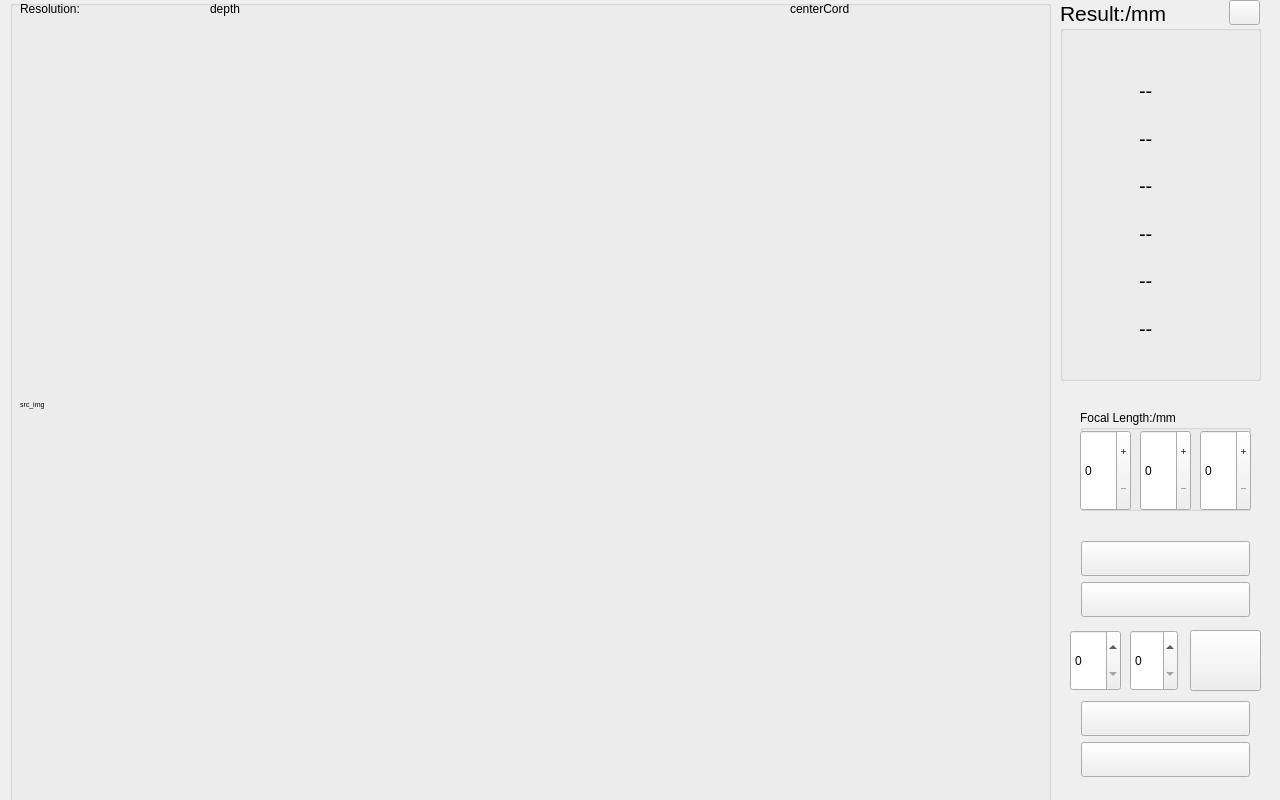
<?xml version="1.0" encoding="UTF-8"?>
<ui version="4.0">
 <class>MainWindow</class>
 <widget class="QMainWindow" name="MainWindow">
  <property name="geometry">
   <rect>
    <x>0</x>
    <y>0</y>
    <width>1280</width>
    <height>800</height>
   </rect>
  </property>
  <property name="minimumSize">
   <size>
    <width>1280</width>
    <height>800</height>
   </size>
  </property>
  <property name="maximumSize">
   <size>
    <width>1280</width>
    <height>810</height>
   </size>
  </property>
  <property name="windowTitle">
   <string>MainWindow</string>
  </property>
  <widget class="QWidget" name="centralWidget">
   <widget class="QGroupBox" name="groupBox">
    <property name="geometry">
     <rect>
      <x>1060</x>
      <y>0</y>
      <width>201</width>
      <height>381</height>
     </rect>
    </property>
    <property name="font">
     <font>
      <pointsize>16</pointsize>
     </font>
    </property>
    <property name="title">
     <string>Result:/mm</string>
    </property>
    <widget class="QWidget" name="layoutWidget">
     <property name="geometry">
      <rect>
       <x>68</x>
       <y>59</y>
       <width>161</width>
       <height>301</height>
      </rect>
     </property>
     <layout class="QVBoxLayout" name="verticalLayout">
      <item>
       <widget class="QLabel" name="showDX">
        <property name="font">
         <font>
          <pointsize>15</pointsize>
         </font>
        </property>
        <property name="text">
         <string>--</string>
        </property>
       </widget>
      </item>
      <item>
       <widget class="QLabel" name="showDY">
        <property name="font">
         <font>
          <pointsize>15</pointsize>
         </font>
        </property>
        <property name="text">
         <string>--</string>
        </property>
       </widget>
      </item>
      <item>
       <widget class="QLabel" name="showDZ">
        <property name="font">
         <font>
          <pointsize>15</pointsize>
         </font>
        </property>
        <property name="text">
         <string>--</string>
        </property>
       </widget>
      </item>
      <item>
       <widget class="QLabel" name="showAX">
        <property name="font">
         <font>
          <pointsize>15</pointsize>
         </font>
        </property>
        <property name="text">
         <string>--</string>
        </property>
       </widget>
      </item>
      <item>
       <widget class="QLabel" name="showAY">
        <property name="font">
         <font>
          <pointsize>15</pointsize>
         </font>
        </property>
        <property name="text">
         <string>--</string>
        </property>
       </widget>
      </item>
      <item>
       <widget class="QLabel" name="showAZ">
        <property name="font">
         <font>
          <pointsize>15</pointsize>
         </font>
        </property>
        <property name="text">
         <string>--</string>
        </property>
       </widget>
      </item>
     </layout>
    </widget>
    <widget class="QPushButton" name="shoot">
     <property name="geometry">
      <rect>
       <x>169</x>
       <y>0</y>
       <width>31</width>
       <height>25</height>
      </rect>
     </property>
     <property name="text">
      <string/>
     </property>
    </widget>
    <widget class="QLabel" name="lblX">
     <property name="geometry">
      <rect>
       <x>20</x>
       <y>70</y>
       <width>25</width>
       <height>25</height>
      </rect>
     </property>
     <property name="font">
      <font>
       <pointsize>20</pointsize>
      </font>
     </property>
     <property name="text">
      <string/>
     </property>
     <property name="pixmap">
      <pixmap resource="btn.qrc">:/new/btnPic/X.png</pixmap>
     </property>
     <property name="scaledContents">
      <bool>true</bool>
     </property>
     <property name="alignment">
      <set>Qt::AlignCenter</set>
     </property>
    </widget>
    <widget class="QLabel" name="lblY">
     <property name="geometry">
      <rect>
       <x>20</x>
       <y>120</y>
       <width>25</width>
       <height>25</height>
      </rect>
     </property>
     <property name="font">
      <font>
       <pointsize>20</pointsize>
      </font>
     </property>
     <property name="text">
      <string/>
     </property>
     <property name="pixmap">
      <pixmap resource="btn.qrc">:/new/btnPic/Y.png</pixmap>
     </property>
     <property name="scaledContents">
      <bool>true</bool>
     </property>
     <property name="alignment">
      <set>Qt::AlignCenter</set>
     </property>
    </widget>
    <widget class="QLabel" name="lblZ">
     <property name="geometry">
      <rect>
       <x>20</x>
       <y>170</y>
       <width>25</width>
       <height>25</height>
      </rect>
     </property>
     <property name="font">
      <font>
       <pointsize>20</pointsize>
      </font>
     </property>
     <property name="text">
      <string/>
     </property>
     <property name="pixmap">
      <pixmap resource="btn.qrc">:/new/btnPic/Z.png</pixmap>
     </property>
     <property name="scaledContents">
      <bool>true</bool>
     </property>
    </widget>
    <widget class="QLabel" name="lblAlpha">
     <property name="geometry">
      <rect>
       <x>20</x>
       <y>220</y>
       <width>25</width>
       <height>25</height>
      </rect>
     </property>
     <property name="text">
      <string/>
     </property>
     <property name="pixmap">
      <pixmap resource="btn.qrc">:/new/btnPic/sita.png</pixmap>
     </property>
     <property name="scaledContents">
      <bool>true</bool>
     </property>
     <property name="alignment">
      <set>Qt::AlignCenter</set>
     </property>
    </widget>
    <widget class="QLabel" name="lblBeta">
     <property name="geometry">
      <rect>
       <x>20</x>
       <y>270</y>
       <width>25</width>
       <height>25</height>
      </rect>
     </property>
     <property name="text">
      <string/>
     </property>
     <property name="pixmap">
      <pixmap resource="btn.qrc">:/new/btnPic/yaw.png</pixmap>
     </property>
     <property name="scaledContents">
      <bool>true</bool>
     </property>
     <property name="alignment">
      <set>Qt::AlignCenter</set>
     </property>
    </widget>
    <widget class="QLabel" name="lblGama">
     <property name="geometry">
      <rect>
       <x>20</x>
       <y>320</y>
       <width>25</width>
       <height>25</height>
      </rect>
     </property>
     <property name="text">
      <string/>
     </property>
     <property name="pixmap">
      <pixmap resource="btn.qrc">:/new/btnPic/phi.png</pixmap>
     </property>
     <property name="scaledContents">
      <bool>true</bool>
     </property>
     <property name="alignment">
      <set>Qt::AlignCenter</set>
     </property>
    </widget>
   </widget>
   <widget class="QGroupBox" name="groupBox_2">
    <property name="geometry">
     <rect>
      <x>1080</x>
      <y>410</y>
      <width>171</width>
      <height>101</height>
     </rect>
    </property>
    <property name="title">
     <string>Focal Length:/mm</string>
    </property>
    <widget class="QSpinBox" name="spinBox_3">
     <property name="geometry">
      <rect>
       <x>120</x>
       <y>20</y>
       <width>51</width>
       <height>81</height>
      </rect>
     </property>
     <property name="buttonSymbols">
      <enum>QAbstractSpinBox::PlusMinus</enum>
     </property>
     <property name="maximum">
      <number>9</number>
     </property>
    </widget>
    <widget class="QSpinBox" name="spinBox">
     <property name="geometry">
      <rect>
       <x>0</x>
       <y>20</y>
       <width>51</width>
       <height>81</height>
      </rect>
     </property>
     <property name="buttonSymbols">
      <enum>QAbstractSpinBox::PlusMinus</enum>
     </property>
     <property name="maximum">
      <number>9</number>
     </property>
    </widget>
    <widget class="QSpinBox" name="spinBox_2">
     <property name="geometry">
      <rect>
       <x>60</x>
       <y>20</y>
       <width>51</width>
       <height>81</height>
      </rect>
     </property>
     <property name="buttonSymbols">
      <enum>QAbstractSpinBox::PlusMinus</enum>
     </property>
     <property name="maximum">
      <number>9</number>
     </property>
    </widget>
   </widget>
   <widget class="QGroupBox" name="groupBox_3">
    <property name="geometry">
     <rect>
      <x>10</x>
      <y>0</y>
      <width>1041</width>
      <height>811</height>
     </rect>
    </property>
    <property name="title">
     <string/>
    </property>
    <widget class="myLabel" name="lblImg">
     <property name="geometry">
      <rect>
       <x>10</x>
       <y>20</y>
       <width>1024</width>
       <height>768</height>
      </rect>
     </property>
     <property name="minimumSize">
      <size>
       <width>1024</width>
       <height>768</height>
      </size>
     </property>
     <property name="maximumSize">
      <size>
       <width>1024</width>
       <height>768</height>
      </size>
     </property>
     <property name="font">
      <font>
       <pointsize>5</pointsize>
      </font>
     </property>
     <property name="text">
      <string>src_img</string>
     </property>
    </widget>
    <widget class="QWidget" name="layoutWidget">
     <property name="geometry">
      <rect>
       <x>980</x>
       <y>0</y>
       <width>62</width>
       <height>22</height>
      </rect>
     </property>
     <layout class="QHBoxLayout" name="horizontalLayout">
      <item>
       <widget class="QLabel" name="label">
        <property name="font">
         <font>
          <pointsize>11</pointsize>
          <weight>75</weight>
          <bold>true</bold>
         </font>
        </property>
        <property name="text">
         <string>FPS: </string>
        </property>
       </widget>
      </item>
      <item>
       <widget class="QLabel" name="lblFPS">
        <property name="font">
         <font>
          <pointsize>11</pointsize>
          <weight>75</weight>
          <bold>true</bold>
         </font>
        </property>
        <property name="text">
         <string>0</string>
        </property>
       </widget>
      </item>
     </layout>
    </widget>
    <widget class="QLabel" name="lblResolution">
     <property name="geometry">
      <rect>
       <x>10</x>
       <y>0</y>
       <width>171</width>
       <height>17</height>
      </rect>
     </property>
     <property name="text">
      <string>Resolution:</string>
     </property>
    </widget>
    <widget class="QLabel" name="centerCord">
     <property name="geometry">
      <rect>
       <x>780</x>
       <y>0</y>
       <width>141</width>
       <height>17</height>
      </rect>
     </property>
     <property name="text">
      <string>centerCord</string>
     </property>
    </widget>
    <widget class="QLabel" name="lbldepth">
     <property name="geometry">
      <rect>
       <x>200</x>
       <y>0</y>
       <width>391</width>
       <height>17</height>
      </rect>
     </property>
     <property name="text">
      <string>depth</string>
     </property>
    </widget>
   </widget>
   <widget class="QWidget" name="layoutWidget">
    <property name="geometry">
     <rect>
      <x>1070</x>
      <y>530</y>
      <width>191</width>
      <height>98</height>
     </rect>
    </property>
    <layout class="QVBoxLayout" name="verticalLayout_3">
     <item>
      <widget class="QPushButton" name="btnSTART">
       <property name="font">
        <font>
         <pointsize>20</pointsize>
        </font>
       </property>
       <property name="text">
        <string/>
       </property>
      </widget>
     </item>
     <item>
      <widget class="QPushButton" name="btnSTOP">
       <property name="font">
        <font>
         <pointsize>20</pointsize>
        </font>
       </property>
       <property name="text">
        <string/>
       </property>
      </widget>
     </item>
    </layout>
   </widget>
   <widget class="QSpinBox" name="spinBox_4">
    <property name="geometry">
     <rect>
      <x>1070</x>
      <y>630</y>
      <width>51</width>
      <height>61</height>
     </rect>
    </property>
   </widget>
   <widget class="QPushButton" name="btnCNTSET">
    <property name="geometry">
     <rect>
      <x>1190</x>
      <y>630</y>
      <width>71</width>
      <height>61</height>
     </rect>
    </property>
    <property name="font">
     <font>
      <pointsize>20</pointsize>
     </font>
    </property>
    <property name="text">
     <string/>
    </property>
   </widget>
   <widget class="QWidget" name="layoutWidget">
    <property name="geometry">
     <rect>
      <x>1070</x>
      <y>690</y>
      <width>191</width>
      <height>98</height>
     </rect>
    </property>
    <layout class="QVBoxLayout" name="verticalLayout_4">
     <item>
      <widget class="QPushButton" name="btnZERO">
       <property name="font">
        <font>
         <pointsize>20</pointsize>
        </font>
       </property>
       <property name="text">
        <string/>
       </property>
      </widget>
     </item>
     <item>
      <widget class="QPushButton" name="btnRESET">
       <property name="font">
        <font>
         <pointsize>20</pointsize>
        </font>
       </property>
       <property name="text">
        <string/>
       </property>
      </widget>
     </item>
    </layout>
   </widget>
   <widget class="QSpinBox" name="spinBox_5">
    <property name="geometry">
     <rect>
      <x>1130</x>
      <y>630</y>
      <width>48</width>
      <height>61</height>
     </rect>
    </property>
   </widget>
  </widget>
  <widget class="QMenuBar" name="menuBar">
   <property name="geometry">
    <rect>
     <x>0</x>
     <y>0</y>
     <width>1280</width>
     <height>22</height>
    </rect>
   </property>
  </widget>
 </widget>
 <layoutdefault spacing="6" margin="11"/>
 <customwidgets>
  <customwidget>
   <class>myLabel</class>
   <extends>QLabel</extends>
   <header>mylabel.h</header>
  </customwidget>
 </customwidgets>
 <resources>
  <include location="btn.qrc"/>
 </resources>
 <connections/>
</ui>
